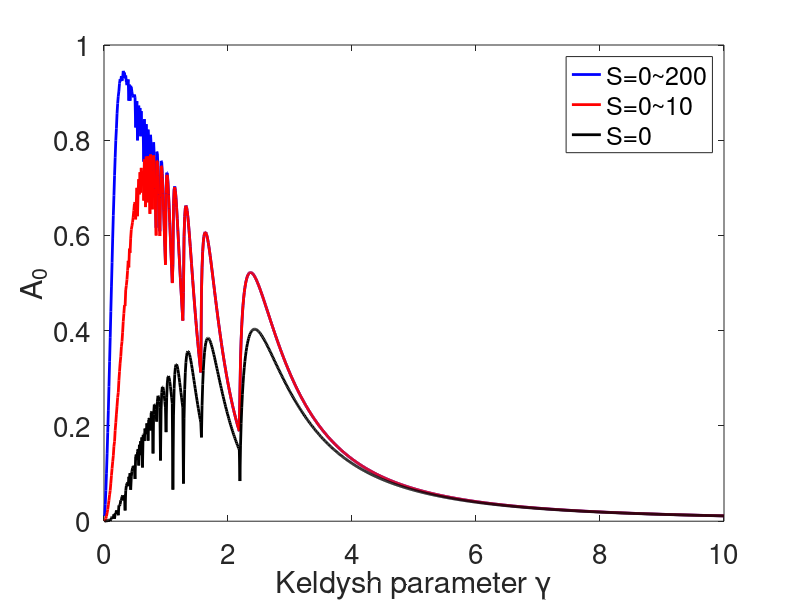

Source code (MATLAB):
clearvars; close all;

lambda = 800e-9; % m
c = 299792458; % m/s
E_b = 15.43/(2*13.6); % ionization energy under a.u.
omega = 2*pi*c/lambda/4.13414e16; % omega under a.u.

r = linspace(0,10,1000)'; % Keldysh parameter
n = floor(E_b/omega+1);
v = E_b/omega*(1+1/2./r.^2);

A0 = zeros(size(r));
for i = 0:200
    n_v = ceil(v) - v+i;
    A0 = A0 + 2/sqrt(3)*r.^2./(1+r.^2).*exp(-2*asinh(r).*n_v).*erfi(sqrt(2*r./sqrt(1+r.^2).*n_v));
    
    if i == 0
        A = A0;
    end
    if i == 10
        A2 = A0;
    end
end

figure;
h = plot(r,[A0,A2,A],'linewidth',2);
set(h(1),'Color','b'); set(h(2),'Color','r'); set(h(3),'Color','k');
set(gca,'fontsize',20);
xlabel('Keldysh parameter \gamma');
ylabel('A_0');
legend('S=0~200','S=0~10','S=0');
print(gcf,'A0_trend_summation_number.pdf','-dpdf');